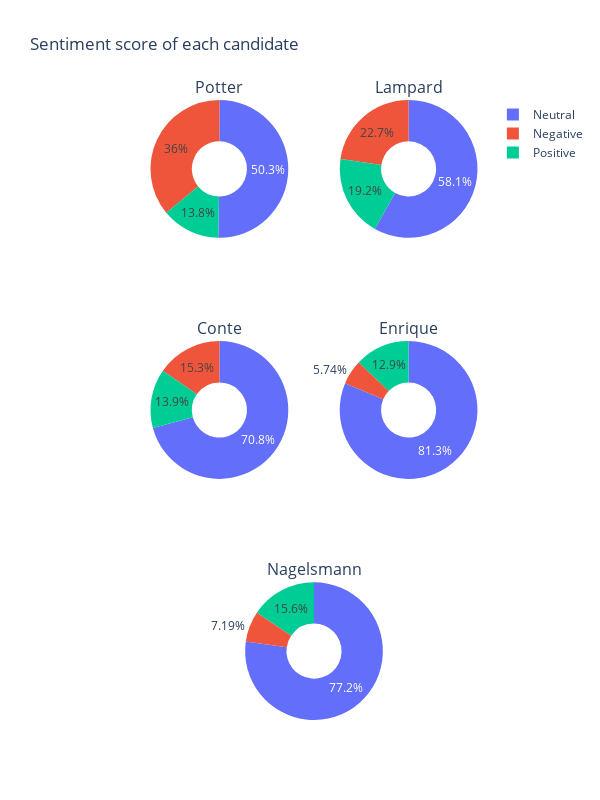

The notebook cell saved with this chart:
### Markdown cell above
lets look at the sentiment analysis of the candidates and see if we can extract insights from the results

### Code cell
import plotly.graph_objects as go
from plotly.subplots import make_subplots
fig = make_subplots(rows=3, cols=2, specs=[[{'type':'pie'},{'type':'pie'}],[{'type':'pie'},{'type':'pie'}],[{'type':'pie','colspan':2},None]]
                  ,subplot_titles=['Potter','Lampard','Conte','Enrique','Nagelsmann'])
labels=['Neutral','Negative','Positive']

fig.add_trace(go.Pie(labels=labels, values=df2[df2['Potter']==1]['sentiment'].value_counts(), name="Potter"),
              1, 1)
fig.add_trace(go.Pie(labels=labels, values=df2[df2['Lampard']==1]['sentiment'].value_counts(), name="Lampard"),
              1, 2)
fig.add_trace(go.Pie(labels=labels, values=df2[df2['Conte']==1]['sentiment'].value_counts(), name="Conte"),
              2, 1)
fig.add_trace(go.Pie(labels=['Neutral','Positive','Negative'], values=df2[df2['Enrique']==1]['sentiment'].value_counts(), name="Enrique"),
              2, 2)
fig.add_trace(go.Pie(labels=['Neutral','Positive','Negative'], values=df2[df2['Nagelsmann']==1]['sentiment'].value_counts(), name="Nagelsmann"),   
              3, 1)

fig.update_traces(hole=.4, hoverinfo="label+percent+name")
fig.update_layout(title_text='Sentiment score of each candidate',height=800, width=600)
fig.show()

### Figure 1 — Plotly figure (JSON) as saved in the notebook; plotly's stock layout.template omitted (floating-point values rounded to 4 significant figures)
{"data": [{"domain": {"x": [0.0, 0.45], "y": [0.7778, 1.0]}, "hole": 0.4, "hoverinfo": "label+percent+name", "labels": ["Neutral", "Negative", "Positive"], "name": "Potter", "type": "pie", "values": [95, 68, 26]}, {"domain": {"x": [0.55, 1.0], "y": [0.7778, 1.0]}, "hole": 0.4, "hoverinfo": "label+percent+name", "labels": ["Neutral", "Negative", "Positive"], "name": "Lampard", "type": "pie", "values": [446, 174, 147]}, {"domain": {"x": [0.0, 0.45], "y": [0.3889, 0.6111]}, "hole": 0.4, "hoverinfo": "label+percent+name", "labels": ["Neutral", "Negative", "Positive"], "name": "Conte", "type": "pie", "values": [97, 21, 19]}, {"domain": {"x": [0.55, 1.0], "y": [0.3889, 0.6111]}, "hole": 0.4, "hoverinfo": "label+percent+name", "labels": ["Neutral", "Positive", "Negative"], "name": "Enrique", "type": "pie", "values": [170, 27, 12]}, {"domain": {"x": [0.0, 1.0], "y": [0.0, 0.2222]}, "hole": 0.4, "hoverinfo": "label+percent+name", "labels": ["Neutral", "Positive", "Negative"], "name": "Nagelsmann", "type": "pie", "values": [129, 26, 12]}], "layout": {"annotations": [{"font": {"size": 16}, "showarrow": false, "text": "Potter", "x": 0.225, "xanchor": "center", "xref": "paper", "y": 1.0, "yanchor": "bottom", "yref": "paper"}, {"font": {"size": 16}, "showarrow": false, "text": "Lampard", "x": 0.775, "xanchor": "center", "xref": "paper", "y": 1.0, "yanchor": "bottom", "yref": "paper"}, {"font": {"size": 16}, "showarrow": false, "text": "Conte", "x": 0.225, "xanchor": "center", "xref": "paper", "y": 0.6111, "yanchor": "bottom", "yref": "paper"}, {"font": {"size": 16}, "showarrow": false, "text": "Enrique", "x": 0.775, "xanchor": "center", "xref": "paper", "y": 0.6111, "yanchor": "bottom", "yref": "paper"}, {"font": {"size": 16}, "showarrow": false, "text": "Nagelsmann", "x": 0.5, "xanchor": "center", "xref": "paper", "y": 0.2222, "yanchor": "bottom", "yref": "paper"}], "height": 800, "title": {"text": "Sentiment score of each candidate"}, "width": 600}}
